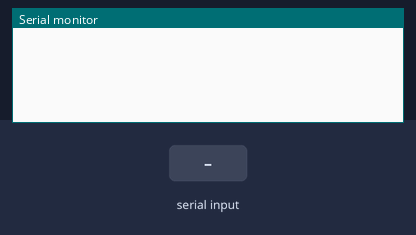
A sketch run on a simulated Arduino Uno, built with avr-gcc and run on an emulated ATmega328P. On the bench: the last lines printed to the serial monitor. The test bench sets the inputs (shaded band).

Above: at 1.2 s.
1.3 s: "90,45\n" received over Serial
At 3.3 s:
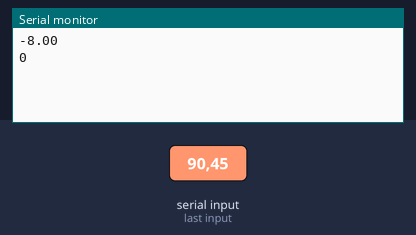
3.8 s: "30,150\n" received over Serial
At 5.3 s:
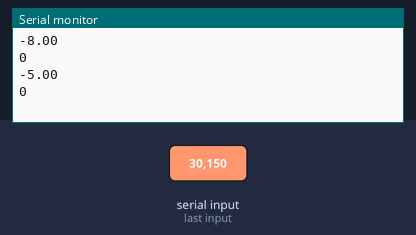
Timing chart, 0 to 6.8 s (numbered marks = the images above; inputs shaded):
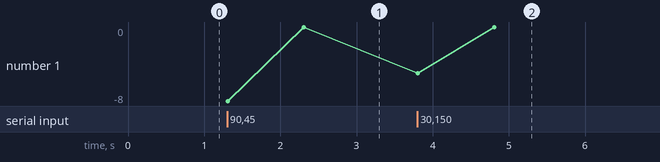

Measured:
- after the input at 1.3 s, the serial monitor: prints a new line at once (image 1)
- after the input at 3.8 s, the serial monitor: prints a new line at once (image 2)

The sketch:

Laba1.ino
```cpp
// C++ code
//Лаба 1 по алгоритмизации

void setup() {
  Serial.begin(9600);
}
void loop() {
 if (Serial.available()) {
    float val = Serial.parseInt();
    // прямая с углом 45
    if (val > -40 && val < -1)
    {
      float y = val + 1;
      Serial.println(y);
    }
    // прямая на оси х
    if (val >= -1 && val <= 1)
    {
      Serial.println("0");
    }
    // окружность
     if (val > 1 && val <= 5)
    {
      float y = sqrt(4 - ((val - 3)*(val - 3)));
      Serial.println(y);
    }
    // прямая по двум точкам
    if (val > 5 && val <= 70)
    {
      float y = ((5 - val)/5);
      Serial.println(y);
    }
  }
}
```
